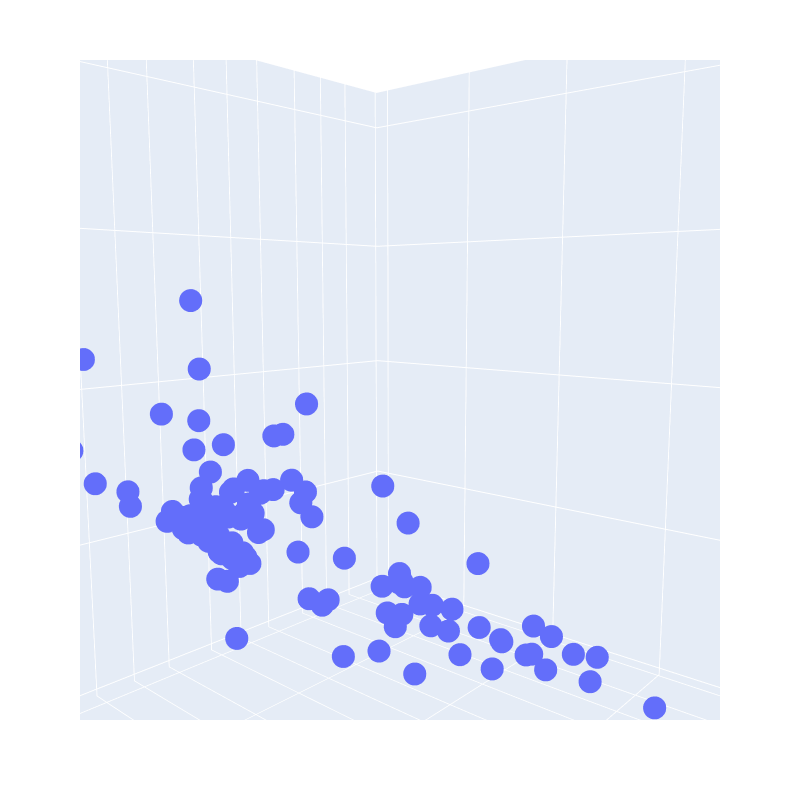

Notebook source saved alongside this figure:
### Markdown cell above
### b) 3D Scatter plot using Plotly (1 point)

Use the plotly ``scatter_3d`` plot. Make sure to change the pandas series for log scales.

### Code cell
# solution
fig = px.scatter_3d(df,x=df.area,y=df.mean_slope,z=df.mean_thickness,
                    log_x=True,width=800, height=800);
fig.show()

### Figure 1 — Plotly figure (JSON) as saved in the notebook; plotly's stock layout.template omitted (floating-point values rounded to 4 significant figures)
{"data": [{"hovertemplate": "area=%{x}<br>mean_slope=%{y}<br>mean_thickness=%{z}<extra></extra>", "legendgroup": "", "marker": {"color": "#636efa", "symbol": "circle"}, "mode": "markers", "name": "", "scene": "scene", "showlegend": false, "type": "scatter3d", "x": [2.9, 11.7, 5.15, 2.84, 5.95, 0.75, 1.18, 3.61, 5.757, 11.32, 4.19, 2.72, 824, 22.5, 3.2, 3.2, 3.4, 1, 2, 2.8, 1.2, 2.2, 1.6, 5.3, 2.3, 2, 1.5, 1.1, 1.5, 1.7, 2.6, 1, 1, 1, 1.5, 2.1, 1.1, 1.7, 2.8, 3.8, 2.9, 0.8, 4.2, 2.5, 2.1, 1.4, 1.9, 0.9, 1.5, 2.82, 1, 9.7, 1, 0.08068, 0.307, 0.084, 0.223, 0.106, 0.101, 13.08, 0.3097, 0.191, 1.884, 0.0264, 0.2257, 0.1357, 0.3015, 0.3665, 0.5825, 0.3906, 0.05848, 0.3794, 0.3017, 0.2176, 0.6297, 3.228, 0.2605, 5.36, 2.9, 8.6, 2.1, 3.2, 11.1, 71.3, 2.76, 39.96, 28.59, 1.59, 1, 3.078, 2.8, 1.69, 1.09, 0.6, 2.39, 2.85, 0.5368, 1.247, 6.078, 1.554, 2.966, 10.6, 4, 2.6, 3.28, 2.1, 2.61, 6.737, 0.37, 4.6], "y": [0, 0, 0, 0, 0, 0, 0, 0, 0, 0, 0, 0, 0, 0, 0, 0, 0, 0, 0, 0, 0, 0, 0, 0, 0, 0, 0, 0, 0, 0, 0, 0, 0, 0, 1, 0, 0, 0, 0, 0, 0, 0, 0, 0, 0, 0, 0, 0, 0, 0, 0, 12, 10, 22, 18, 22, 26, 33, 22, 13, 21, 26, 21, 48, 22, 27, 15, 17, 15, 20, 27, 17, 15, 22, 16, 10, 30, 14, 13, 7, 12, 13, 5, 6, 13, 3, 3, 20, 16, 17, 20, 20, 18, 23, 16, 12, 24, 20, 25, 10, 21, 9, 10, 9, 9, 13, 20, 6, 19, 14], "z": [58, 66, 56, 86, 90, 55, 34, 53, 53, 61, 53, 104, 175, 110, 76, 49, 49, 52, 43, 52, 47, 45, 49, 54, 67, 37, 39, 32, 58, 51, 50, 47, 47, 29, 31, 54, 49, 25, 48, 47, 45, 40, 49, 42, 27, 59, 36, 48, 33, 62, 61, 30, 26, 15, 17, 5, 12, 4, 6, 89, 22, 22, 65, 8, 17, 15, 23, 26, 19, 13, 8, 19, 29, 16, 25, 69, 15, 90, 70, 128, 60, 67, 208, 148, 97, 85, 74, 44, 70, 23, 28, 46, 44, 49, 51, 50, 16, 15, 58, 29, 41, 65, 57, 85, 68, 32, 47, 65, 27, 76]}], "layout": {"height": 800, "legend": {"tracegroupgap": 0}, "margin": {"t": 60}, "scene": {"aspectmode": "auto", "aspectratio": {"x": 1, "y": 1, "z": 1}, "camera": {"center": {"x": 0, "y": 0, "z": 0}, "eye": {"x": 0.6917, "y": 0.6068, "z": 0.115}, "projection": {"type": "perspective"}, "up": {"x": 0, "y": 0, "z": 1}}, "domain": {"x": [0, 1], "y": [0, 1]}, "xaxis": {"title": {"text": "area"}, "type": "log"}, "yaxis": {"title": {"text": "mean_slope"}, "type": "linear"}, "zaxis": {"title": {"text": "mean_thickness"}, "type": "linear"}}, "width": 800}}
